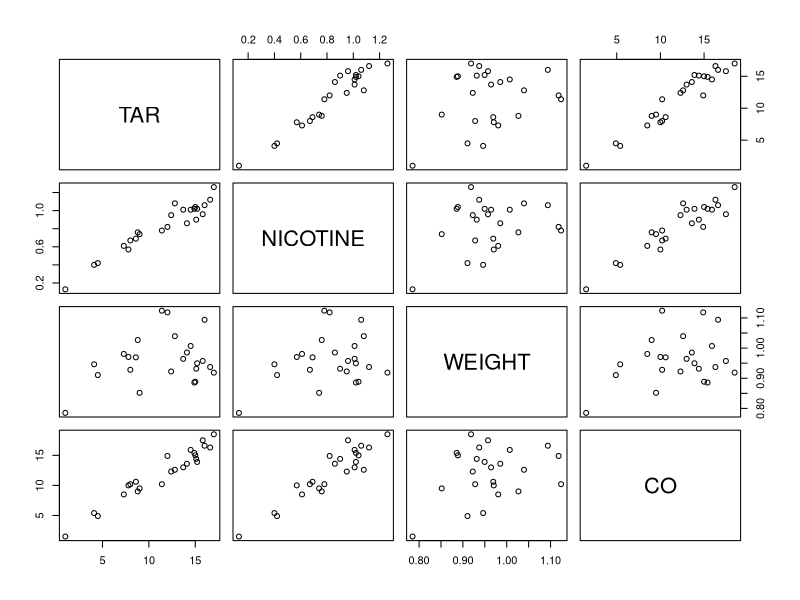
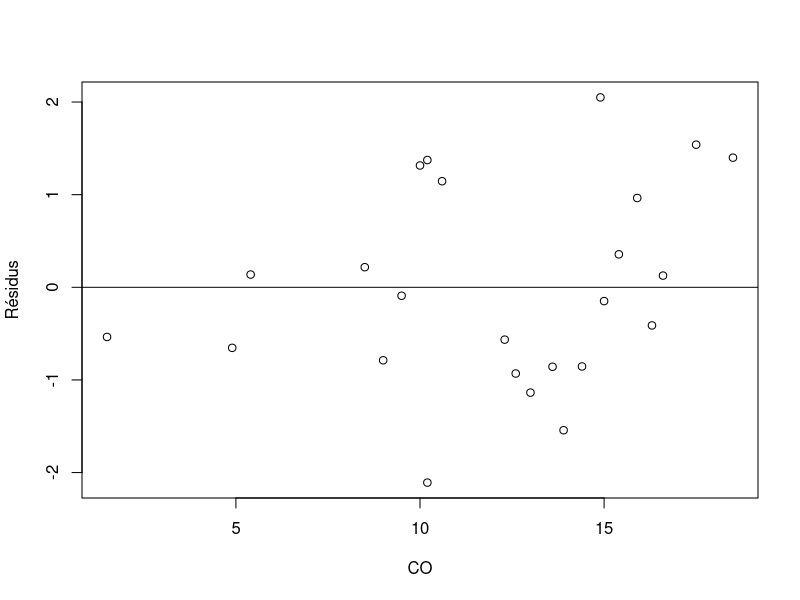
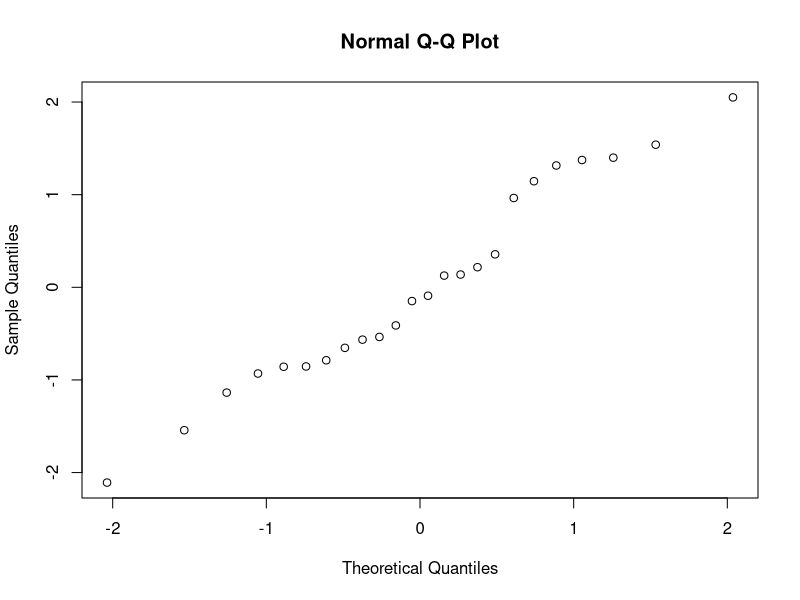
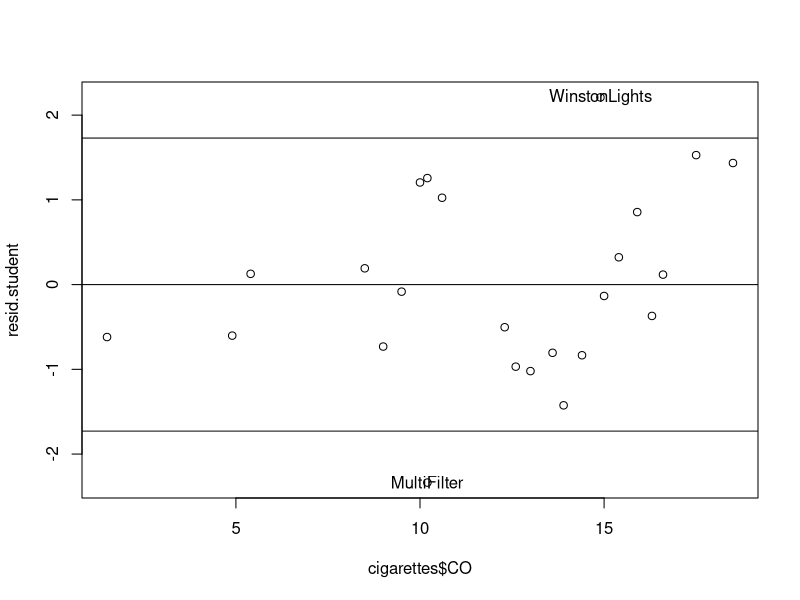

Source code (R) for these figures, in order: (Note: this script raises an error after producing the figures.)
###### !! Fichier encodé au format UTF-8.
#Si le fichier ne s'ouvre pas avec les bons caractères : File > Reopen with encoding... et choisir UTF-8


# Application 1
### Définir le dossier de travail (remplacer ... par le dossier dans lequel vous avez sauvegardé le fichier)
setwd(dir = "C:/Users/hugop/OneDrive/Documents/économétrie/TP4")

### Q1 == Importer la base de données :
cigarettes <- read.table(file="cigarettes.txt", sep="\t", header=TRUE, dec=".", row.names=1)
# Les options utilisées pour l'importation : sep pour séparateur avec valeur \t pour tabulation ; header = TRUE pour indiquer que la base comporte des noms pour les colonnes ; dec pour indiquer que le caractere de decimal est "." ; row.names pour indiquer que la 1ere colonne correspond au nom des lignes

# Nuages de points deux a deux
pairs(cigarettes)
#interessant derniere ligne, forte correlation positive en taux de goudron et la nocivite, 
#forte correlation positive entre la nictonie et la nocivite, derni?re moins evident à constater


### Q2 == Régression linéaire multiple
cigarettes.fit <- lm(CO ~ TAR + NICOTINE + WEIGHT, data = cigarettes)
summary(cigarettes.fit)
#seul le TAR est fortement significatif

# Residus
e <- cigarettes.fit$residuals 
#ou encore e <- residuals(cigarettes.fit)

# Moyenne de e
mean(e)
#on voit que la moyenne est extremement faible. R ne nous donne jamais 0 mais ici c'est vraiment un 0
#c'est tout à fait ce qui etait attendu


# Graphique des résidus avec CO
plot(x=cigarettes$CO, y=e, ylab="Résidus",xlab="CO")
abline(h=0) #pour ajouter une ligne horizontale passant par 0

# Droite de Henry => Qqplot dans le cas particulier de distribution normale
qqnorm(e)
#voir si residus suivent loi normale car sinon inference pas possible et s'attendre que les resultats de test 
#de significitavite ne soient pas interpretables et qu'on ne puissent pas juger de leur verifiabilite
# Il correspond au 2e graphique de diagnostic que R permet d'afficher après une régression : plot(cigarettes.fit, which = 2)

## Test de Jarque-Bera
# Coefficient d'asymétrie
g1 <- mean(e^3)/(mean(e^2)^1.5)
g1

# Coefficient d'applatissement
g2 <- mean(e^4)/(mean(e^2)^2)-3
g2

# Statistique de test du test de normalité de Jarque-bera
stat_test <- ((24-3-1)/6)*(g1^2+(g2^2)/4)
stat_test

# P-value du test de Jarque-Bera
pval <- pchisq(stat_test,2,lower.tail = FALSE)
pval
# pval > 5%, on ne peut pas rejeter H_0 : les résidus suivent une distribution normale à 5%


#autre facon plus simple de faire test jarque berra
library(tseries)
jarque.bera.test(cigarettes.fit$residuals)

### Q3 == résidu “studentisé”
#Points aberrants, soit logique differente des autres observations ou mauvais encodage d'un element
#si residu tres different de la student, peut-etre un point abberant, un outlayer
resid.student <- rstudent(cigarettes.fit)

# Seuil critique à partir de la loi de Student à (n-p-2) ddl ==> n = 24 obs., p = 3 explicatives, pour alpha = 0.1
alpha <- 0.1
ddl <- 24-3-2
seuil.student <- stats::qt(1-alpha/2, ddl)
seuil.student

# Détection des cigarettes en dehors des bandes délimitées par +/- le seuil
# On effectue un test logique pour vérifier si les valeurs appartiennent aux bandes
atypiques.rstudent <- (resid.student < -seuil.student | resid.student > +seuil.student)
ab.student <- cigarettes[atypiques.rstudent,]
ab.student 
#on obtient les observations atypiques, mtn voir ce qu'il se passe si on les enleve, marque de cigarette aberrante 


### Q4 == construction du graphique des résidus studentisés avec les points atypiques
plot(cigarettes$CO,resid.student)
abline(h=-seuil.student)
abline(h=+seuil.student)
abline(h=0)
text(cigarettes$CO[atypiques.rstudent],resid.student[atypiques.rstudent],rownames(cigarettes)[atypiques.rstudent])

# Calcul du levier
indicateurs <- influence.measures(cigarettes.fit)

# on s'intéresse à la matrice infmat
indicateurs$infmat

#on récupère la colonne "hat" qui correspond au levier
resid.hat <- indicateurs$infmat[,"hat"]
resid.hat

#le seuil est défini par 2x(p+1)/n ==> p = 3 expl., n = 24 obs.
seuil.hat <- 2*(3+1)/24
seuil.hat

# Les points atypiques au sens du levier
atypiques.levier <- (resid.hat > seuil.hat)
ab.hat <- cigarettes[atypiques.levier,]
ab.hat

### Q5 == Nouvelle base
# supprimer les points atypiques de la base
exclus <- (atypiques.rstudent | atypiques.levier) # identifier les éléments à exclure, l'opérateur | pour dire OU
exclus

# nouveau data frame : on garde les non-exclus ==> !exclus
cigarettes_new <- cigarettes[!exclus,]
dim(cigarettes_new)

## Nouvelle régression
cigarettes_new.fit <- lm(CO ~ ., data = cigarettes_new)
summary(cigarettes_new.fit)


#Regression apres avoir retirer les differents points aberrants, on obtient un R-carre plus eleve qu'avec
#les points aberrants avant, on a donc ameliorer notre modele. Pour estimer la qualite d'une estimation, 
#on observe le R-squared qui permet de savoir quel modele a la meilleure qualite 


# vider la mémoire
rm(list=ls())



# Application 2
### Définir le dossier de travail
setwd(dir = "C:/Users/hugop/OneDrive/Documents/économétrie/TP4")

library(readxl)
macro <- read_excel("macro.xls")

# Charger AER
library(AER)

# 2SLS de l'éq. inflation
inf_iv = ivreg(inflation ~ returns + dprod + dcredit + dmoney |
                 dcredit + dprod + rterm + dspread + dmoney, data = macro)
summary(inf_iv)

# 2SLS de l'éq. returns
ret_iv = ivreg(returns ~ inflation + dprod + dspread + rterm |
                 dcredit + dprod + rterm + dspread + dmoney, data = macro)
summary(ret_iv)

## Test de Hausman
# Faire un OLS simple de chaque éq.
inf_ols = lm(inflation ~ dprod + dspread + rterm +  dcredit + dmoney, data = macro)
ret_ols = lm(returns ~ dprod + dspread + rterm +  dcredit + dmoney, data = macro)

# Récupérer les valeurs fittées
macro$inffit = c(NA,inf_ols$fitted.values)
macro$retfit = c(NA,ret_ols$fitted.values)

# Refaire l'OLS avec les valeurs fittées
inf_hausm <- lm(inflation ~ dprod + dcredit + dmoney + returns + retfit, data = macro)
ret_hausm <- lm(returns ~ dprod + dspread + rterm + inflation + inffit, data = macro)

summary(inf_hausm)
summary(ret_hausm)

#on a bien endog?n?it? car retfit est significatif


#On voit que retfit ?tait significatif donc il a bien ?t? endog?n?it?, faut voir si gamma 1 est significatif pour endog?n?it? ou non, retfit significatif donc endog?n?it? 
#Inflation endog?n?it? 
#returns exog?n?it? 
